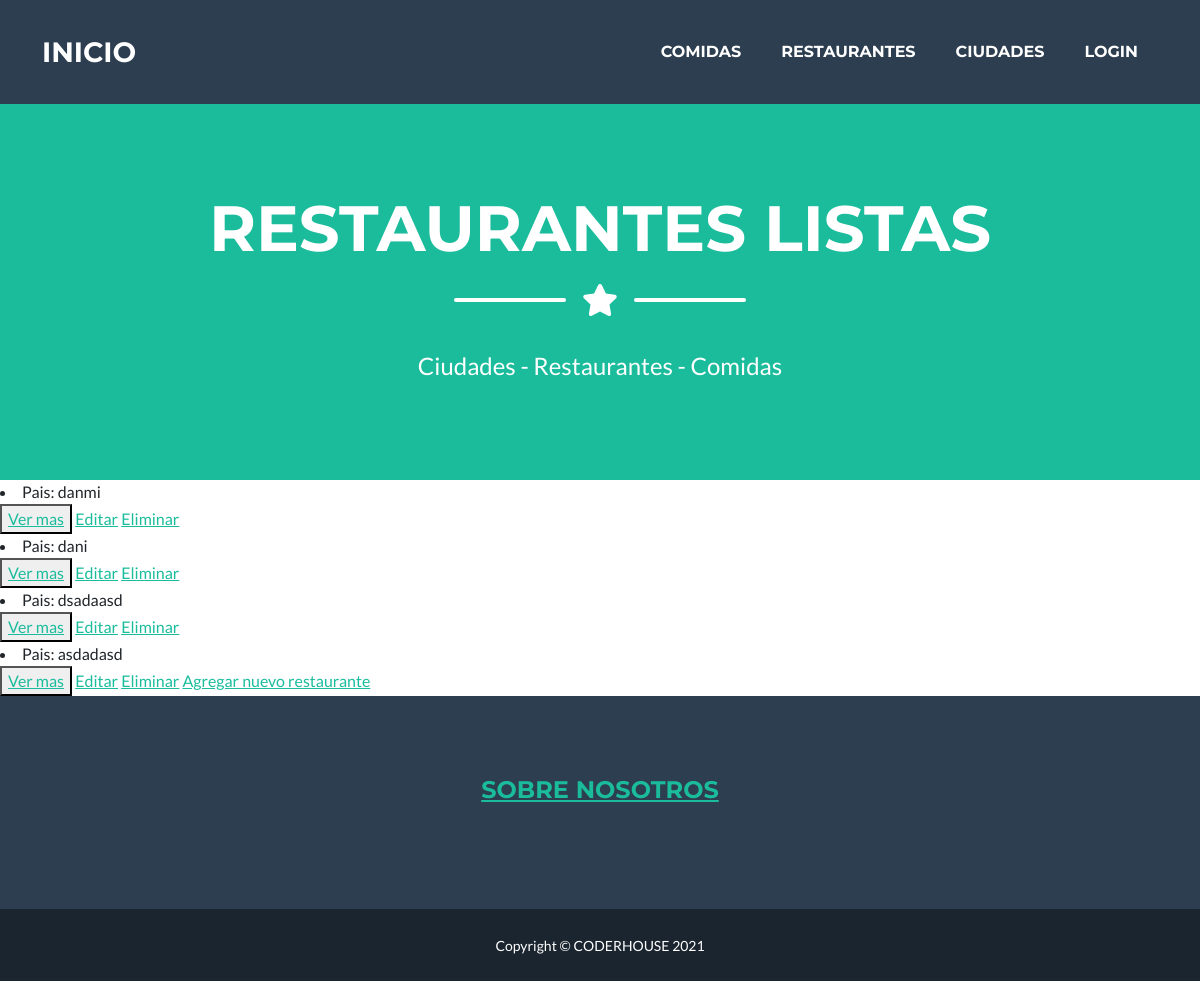
/prueba/restaurante/list/, run on an earlier commit of the app's database.
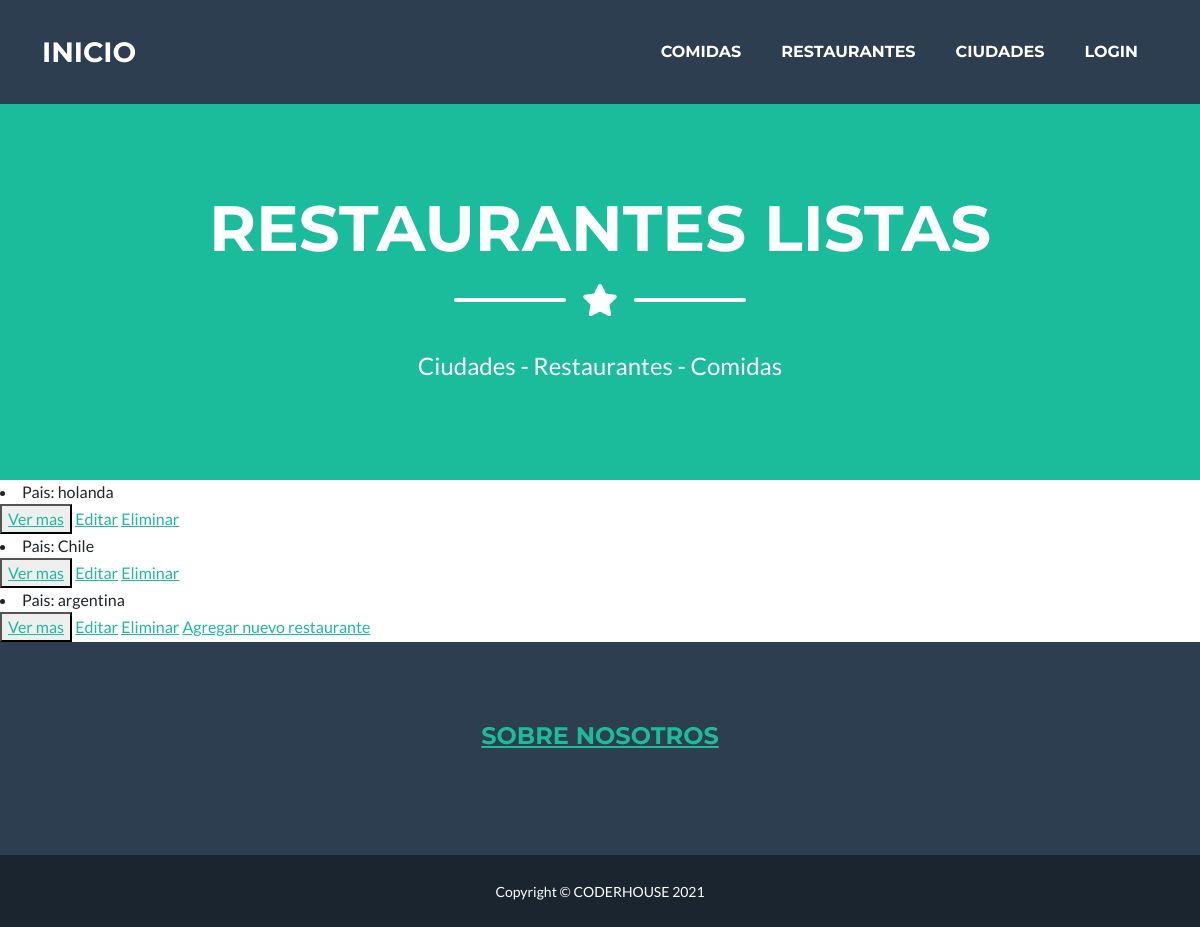
And on a later commit of the database.
### prueba/models.py (models this page shows, shortened)
class Restaurante(models.Model):
    pais =models.CharField(max_length=100)
    nombre =models.CharField(max_length=100)

### prueba/views.py (the view)
# urls.py: path('restaurante/list/', RestauranteList.as_view(), name= "ResList"),
class RestauranteList(ListView):
    model= Restaurante
    template_name= "restaurantes_list.html"

### prueba/templates/restaurantes_list.html (shortened to what this page needs)
{% extends "padre.html" %}
{% load static %}
    {% block contenidosubtitulo %}
    <h1 class="masthead-heading text-uppercase mb-0">Restaurantes Listas</h1>
    {% endblock %}
    {% block contenido %}
        {% for j in object_list %}
        <li>Pais: {{j.pais}}
        </li>
        <button>
            <a href="{% url 'ResDetail' j.id %}">Ver mas</a>
        </button>
            <a href="{% url 'ResEdit' j.id %}">Editar</a>
            <a href="{% url 'ResEliminar' j.id %}">Eliminar</a>
        {% endfor %}
        <a href="{% url 'ResNew' %}">Agregar nuevo restaurante</a>
    {% endblock %}

### prueba/templates/padre.html (shortened to what this page needs)
<!DOCTYPE html>
<html lang="en">
    <head>
        {% load static %}
        <link href="{% static 'prueba/css/styles.css'%}" rel="stylesheet" />
    </head>
    <body id="page-top">
        <nav class="navbar navbar-expand-lg bg-secondary text-uppercase fixed-top" id="mainNav">
            <div class="container">
                <a class="navbar-brand" href="{% url 'Inicio' %}">INICIO</a>
                <div class="collapse navbar-collapse" id="navbarResponsive">
                    <ul class="navbar-nav ms-auto">
                        <li class="nav-item mx-0 mx-lg-1"><a class="nav-link py-3 px-0 px-lg-3 rounded" href="{% url 'Comidas' %}">Comidas</a></li>
                        <li class="nav-item mx-0 mx-lg-1"><a class="nav-link py-3 px-0 px-lg-3 rounded" href="{% url 'Restaurantes' %}">Restaurantes</a></li>
                        <li class="nav-item mx-0 mx-lg-1"><a class="nav-link py-3 px-0 px-lg-3 rounded" href="{% url 'Ciudades' %}">Ciudades</a></li>
                        {% if not request.user.is_authenticated %}
                        <li class="nav-item mx-0 mx-lg-1"><a class="nav-link py-3 px-0 px-lg-3 rounded" href="{% url 'Login' %}">Login</a></li>
                        {% endif %}
                    </ul>
                </div>
            </div>
        </nav>
        <header class="masthead bg-primary text-white text-center">
            <div class="container d-flex align-items-center flex-column">
                {% block contenidosubtitulo %}
                {% endblock %}
                <div class="divider-custom divider-light">
                    <div class="divider-custom-line"></div>
                    <div class="divider-custom-icon"><i class="fas fa-star"></i></div>
                    <div class="divider-custom-line"></div>
                </div>
                <p class="masthead-subheading font-weight-light mb-0">Ciudades - Restaurantes - Comidas</p>
            </div>
        </header>
        {% block contenido %}
        {% endblock %}
        <footer class="footer text-center">
            <div class="container">
                <div class="row">
                    <div class="col-lg-4 mb-5 mb-lg-0">
                    </div>
                    <div class="col-lg-4 mb-5 mb-lg-0">
                        <h4 class="text-uppercase mb-4"> <a href="{% url 'About' %}"> Sobre Nosotros</h4></a>
                    </div>
                    <div class="col-lg-4">
                    </div>
                </div>
            </div>
        </footer>
        <div class="copyright py-4 text-center text-white">
            <div class="container"><small>Copyright &copy; CODERHOUSE 2021</small></div>
        </div>
    </body>
</html>

What changed in the data, as far as the page shows it:
removed Restaurante: pais "danmi"
removed Restaurante: pais "dani"
removed Restaurante: pais "dsadaasd"
removed Restaurante: pais "asdadasd"
added Restaurante: pais "holanda"
added Restaurante: pais "Chile"
added Restaurante: pais "argentina"
